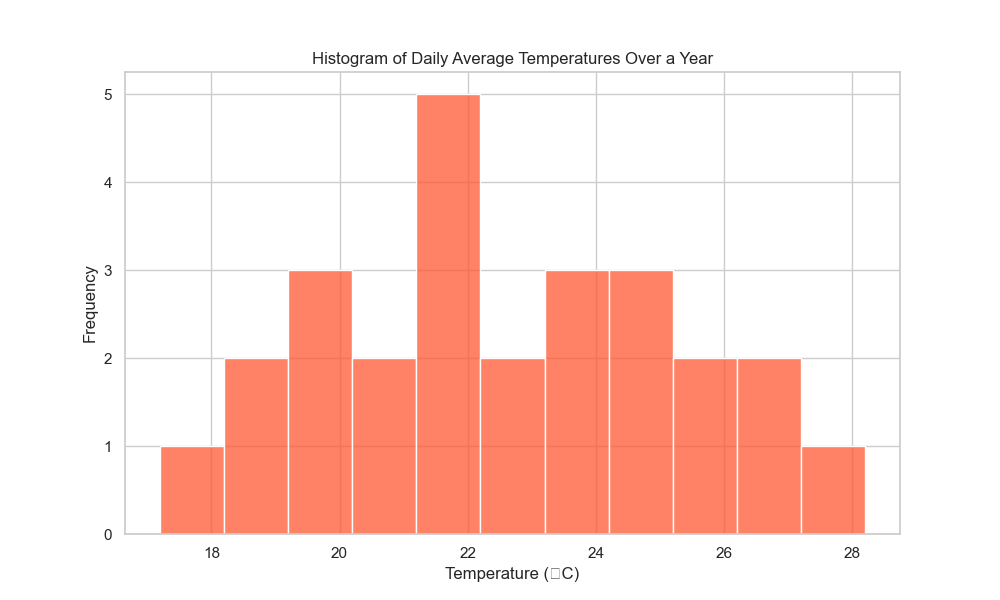

Here is the Python script that generated this plot:

import pandas as pd
import seaborn as sns
import matplotlib.pyplot as plt

# Let's create a DataFrame with daily average temperatures over a year
data = {
    'Temperature': [
        24.5, 18.2, 21.7, 22.1, 19.8, 18.3, 27.4, 26.1, 21.9, 20.3, 19.4, 17.2, 23.6, 24.8,
        # (Assuming more data points for the entire year are added here)
        22.6, 21.8, 19.9, 20.2, 23.3, 26.7, 24.9, 25.3, 22.4, 23.7, 21.5, 26.5
    ]
}

# Convert the data dictionary to a DataFrame
df = pd.DataFrame(data)

# Set the figure size for better clarity
plt.figure(figsize=(10, 6))

# Plotting the histogram using seaborn
sns.histplot(df['Temperature'], 
             bins=30, # You can change the number of bins for a different "band width"
             kde=False, 
             color='#FF5733', # A specific color code for better visual appeal
             binwidth=1 # Setting the width of each bin to 1 degree Celsius
            )

# Set the title and labels for the chart
plt.title('Histogram of Daily Average Temperatures Over a Year')
plt.xlabel('Temperature (°C)')
plt.ylabel('Frequency')

# Show the plot
plt.show()
